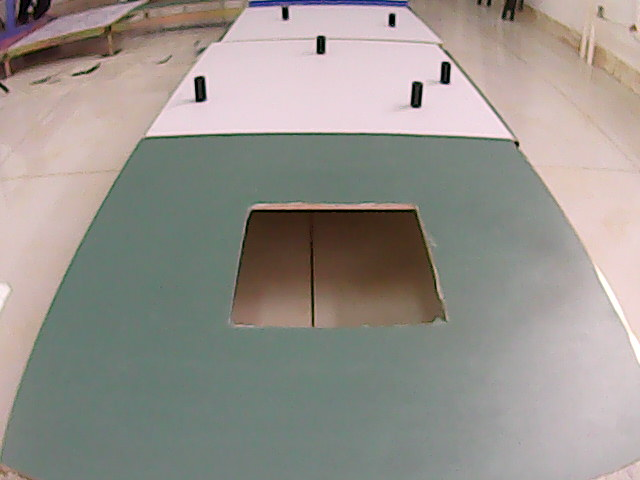
#> input picture images/task3/1.jpg, 640 x 480 px, found by its file name; its folder holds only this picture in this run
$ python detect_pit_task3.py
#> lines starting #> are read from the running program, lines starting #| are printed output that depends on the picture; after the words box and inside, x2 and y2 are one past the last pixel; in counts of white or black regions, pixels touching at a corner belong together
#> further down, readimg is the input picture: shape (480, 640, 3); mean B, G, R 141.2, 146.9, 151.6

import cv2
import numpy as np
import math

greenLower = (35,0,109)
greenUpper = (150,71,255)

def detect_pit(readimg):

    copyimg = readimg.copy()

    # 利用高斯滤波的线性，这几个部分前后顺序可以调换
    blurImg = cv2.GaussianBlur(readimg, (11,11), 0)
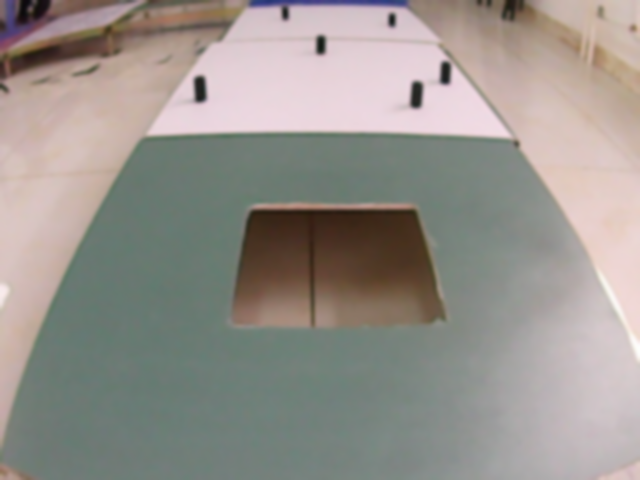
#> blurImg: shape (480, 640, 3); mean B, G, R 141.2, 146.9, 151.6

    # 转换为hsv色彩空间
    hsvImg = cv2.cvtColor(blurImg, cv2.COLOR_BGR2HSV)
#> hsvImg: shape (480, 640, 3); mean H, S, V 65.4, 36.4, 157.4

    # 获取二值图
    mask1 = cv2.inRange(hsvImg, greenLower, greenUpper)
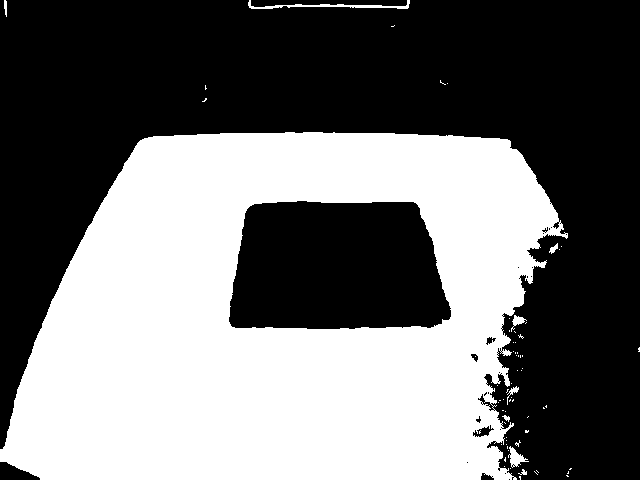
#> mask1: shape (480, 640); 44% white; 68 white regions (59 under 20 px), largest, box (x1, y1, x2, y2) and area: (0, 132, 568, 480) 134143, (248, 0, 410, 9) 433, (508, 446, 529, 468) 195

    # 去除一些杂乱区域（地板的花边）
    kernel = np.ones((5, 5), np.uint8)
    mask2 = cv2.erode(mask1, kernel)
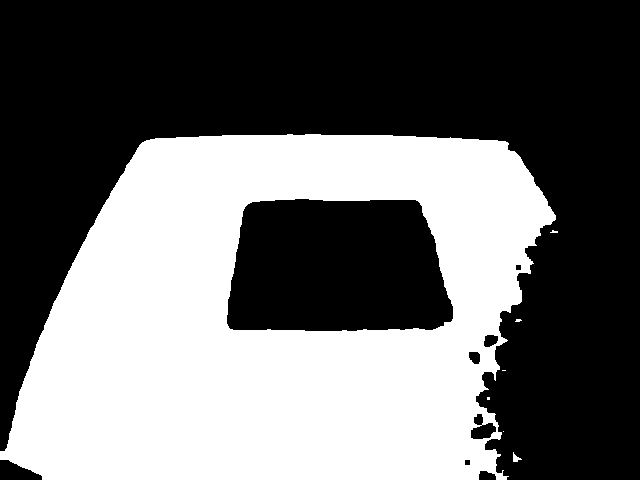
#> mask2: shape (480, 640); 41.8% white; 7 white regions (5 under 20 px), largest, box (x1, y1, x2, y2) and area: (0, 134, 556, 480) 128278, (513, 452, 522, 462) 44
    mask3 = cv2.dilate(mask2, kernel, iterations=1)
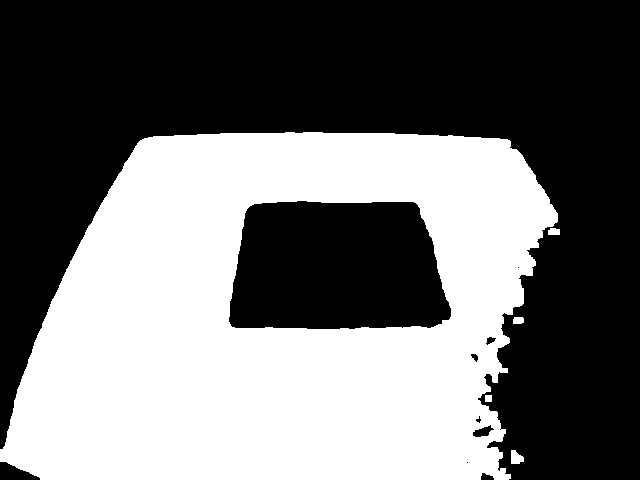
#> mask3: shape (480, 640); 43.5% white; 5 white regions, box (x1, y1, x2, y2) and area: (0, 132, 558, 480) 133393, (511, 450, 524, 464) 136, (548, 228, 560, 235) 76, (513, 317, 524, 324) 72, (485, 395, 492, 402) 49

    # 获得图像边缘坐标
    edge = cv2.Canny(mask3, 40, 80)
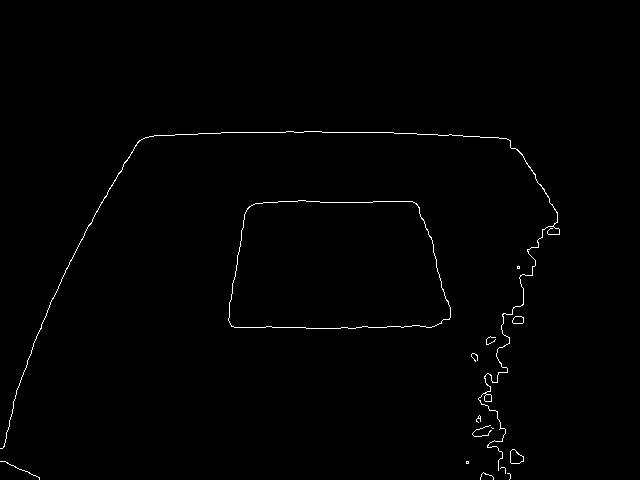
#> edge: shape (480, 640); 0.72% white in thin lines or dots, all inside (x1, y1, x2, y2) = (0, 131, 560, 480)
    # cv2.imshow("orgedge",edge)

    # 这里contours是一个二维数组，需要进行转化输入boundingRect
    contours , hierarchy = cv2.findContours(edge, cv2.RETR_TREE, cv2.CHAIN_APPROX_SIMPLE)
#> contours = 22 contours, 14 with area under 20; largest, box (x1, y1, x2, y2) and area: (228, 200, 451, 329) 24886, (228, 200, 451, 329) 24872, (510, 449, 524, 464) 136, (510, 449, 524, 464) 132, (0, 131, 560, 471) 124, (512, 316, 524, 324) 69, (512, 316, 524, 324) 68, (484, 394, 492, 402) 46

    # 通过判断矩形的大小，去除雪花噪点
    x,y,w,h = 0,0,0,0
    for i in range(len(contours)):
        x,y,w,h = cv2.boundingRect(contours[i])
        if w*h < 10000 or w*h > 100000:
            cv2.drawContours(edge, [contours[i]], -1, (0,0,0), thickness=1)
#> this loop made 22 passes
#> (x, y, w, h) on passes 1 to 12: (507, 473, 4, 7), (480, 472, 14, 8), (500, 467, 6, 7), (466, 461, 3, 3), (466, 461, 3, 3), (0, 461, 40, 19), (510, 449, 14, 15), (510, 449, 14, 15), (491, 427, 3, 2), (472, 425, 20, 12), (476, 415, 5, 8), (478, 415, 3, 4)
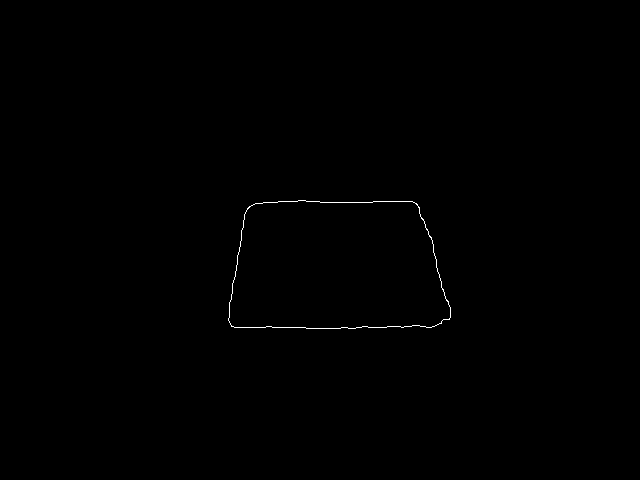
#> edge: shape (480, 640); 0.21% white in thin lines or dots, all inside (x1, y1, x2, y2) = (228, 200, 451, 329)

    # 取新的边缘进行计算，将过去的边缘去除
    contours , hierarchy = cv2.findContours(edge, cv2.RETR_LIST, cv2.CHAIN_APPROX_SIMPLE)
#> contours = 2 contours; box (x1, y1, x2, y2) and area: (228, 200, 451, 329) 24886, (228, 200, 451, 329) 24872

    for i in range(len(contours)):
        x,y,w,h = cv2.boundingRect(contours[i])
#> this loop made 2 passes
#> (x, y, w, h) on passes 1 to 2: (228, 200, 223, 129), (228, 200, 223, 129)

    '''
    # 用于看清的干不干净的代码
    x,y,w,h = 0,0,0,0
    for i in range(len(contours)):
        x,y,w,h = cv2.boundingRect(contours[i])
        cv2.rectangle(copyimg, (x,y), (x+w,y+h), (0,0,255), thickness=2)
    '''

    # 这里没取反，首先反着取，之后调整
    # 命名的逻辑是 max_x max_y代表最右侧的点(因为手头图片都是最大值在右侧) min_x min_y对应左边的点，因为x最小值对应桥头最左边的点
    max_x = x
#> max_x = 228
    max_y = y
#> max_y = 200
    min_x = x + w
#> min_x = 451
    min_y = y + h
#> min_y = 329

    # contours存储方式：四维list 第一个值是轮廓的数，也就是第几个轮廓 第二个值是第几个点 第三个和第四个值分别是x和y
    for i in range(len(contours)):
        for j in range(len(contours[i])):
            # max对应最右边的点 min对应最左边的点
            max = np.max(contours[i][j], axis=0)
            min = np.min(contours[i][j], axis=0)
            if max[1] + max[0] >= max_y + max_x:
                max_x = max[0]
                max_y = max[1]

            if min[1] - min[0] >= min_y - min_x:
                min_x = min[0]
                min_y = min[1]  # 这一步没错！这是要取那一个contour组里面y的对应的值
#> this loop made 2 passes
#> after the loop, max_x = 449; max_y = 319; min_x = 231; min_y = 326

    # 画条线检查一下
    cv2.line(copyimg, (min_x,min_y) , (max_x,max_y), (255,0,0), 3)
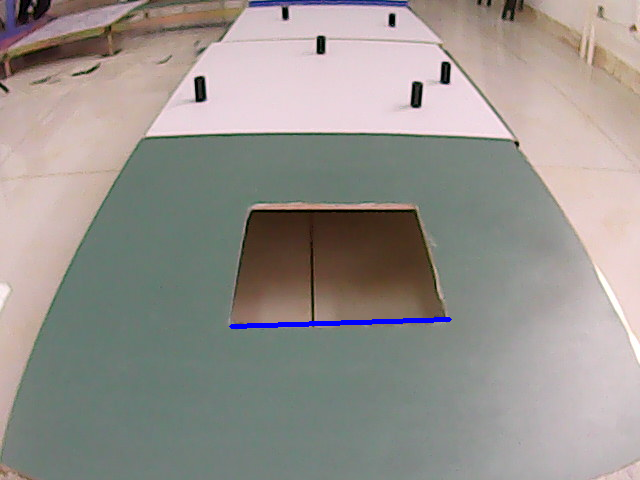
#> copyimg: shape (480, 640, 3); 0.36% of pixels changed, all inside (x1, y1, x2, y2) = (229, 317, 452, 329)

    distance = math.sqrt((max_x - min_x) ** 2 + (max_y - min_y) ** 2)
#> distance = 218.1

    # 检查区
    cv2.imshow("edge",edge)
    cv2.imshow("readimg",copyimg)
    cv2.waitKey(1)

    return min_x,min_y,max_x,max_y,distance


if __name__ == "__main__":

    file = open("images/task3/detect_pit.txt",'w')

    print("x_l y_l x_r y_r", file=file)

    for i in range(1,6):

        ans = []

        readimg = cv2.imread("images/task3/%d.jpg"%i)

        ans = detect_pit(readimg)
#> ans = (231, 326, 449, 319, 218.1)
#> (the run stopped early here; a loop or call above may not have finished)
